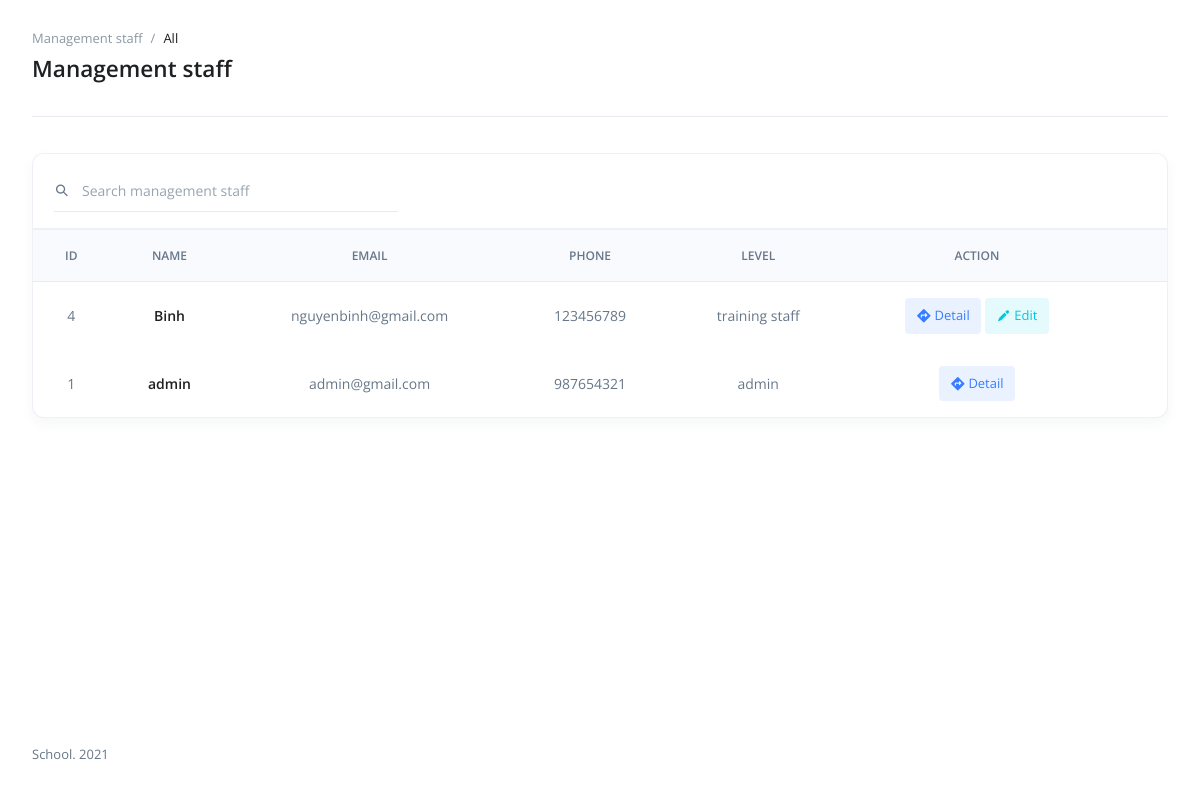
/index.php?controller=trainingStaff&action=index (signed in), run on the app's committed database.
### tables this page shows
CREATE TABLE `training_staff` (
  `id` int(10) UNSIGNED NOT NULL,
  `training_staff_name` varchar(250) NOT NULL,
  `training_staff_password` varchar(250) NOT NULL,
  `training_staff_email` varchar(250) NOT NULL,
  `training_staff_phone` int(15) NOT NULL,
  `level` tinyint(4) NOT NULL DEFAULT 1,
  `created_at` timestamp NULL DEFAULT current_timestamp(),
  `updated_at` timestamp NULL DEFAULT current_timestamp() ON UPDATE current_timestamp()
);

### Controllers/TrainingStaffController.php (called while the page is built, shortened)
<?php
class TrainingStaffController
{
    public function index()
    {
        $trainingStaffModel = new TrainingStaffModel();
        if (isset($_GET['keyword'])) {
            $keyword = $_GET['keyword'];
            $users = $trainingStaffModel->search($keyword);
        } else {
            $users = $trainingStaffModel->getAll();
        }
        include_once "Views/TrainingStaff/index.php";
    }
}

### router.php (called while the page is built, shortened)
<?php
class Router {
    public function run() {
        $defaultAction = "index";
        $action = isset($_REQUEST["action"]) && ($_REQUEST["action"]) ? $_REQUEST["action"] : $defaultAction;
        $controllerObject = new $controller();
        $controllerObject->$action();
    }
}

### index.php (called while the page is built, shortened)
<?php
include_once "models/Database.php";
include_once "controllers/TrainingStaffController.php";
include_once "models/TrainingStaffModel.php";
include_once "router.php";
$router = new Router();
$router->run();

### Models/Database.php (called while the page is built, shortened)
<?php
    class Database
    {
        public $conn;
        public function __construct()
        {
            if (!$this->conn) {
                try {
                    $serverName = self::DATABASE_SERVER;
                    $databaseName = self::DATABASE_NAME;
                    $username = self::DATABASE_USER;
                    $password = self::DATABASE_PASSWORD;
                    $this->conn = new PDO("mysql:host=$serverName;dbname=$databaseName", $username, $password);
                    $this->conn->setAttribute(PDO::ATTR_ERRMODE, PDO::ERRMODE_EXCEPTION);
                } catch (PDOException $e) {
                    echo $e->getMessage();
                    exit();
                }
            }
        }
    }

### Models/TrainingStaffModel.php (called while the page is built, shortened)
<?php
class TrainingStaffModel extends Database
{
    protected $table = "training_staff";
    public function getAll()
    {
        $sqlSelect = "SELECT * FROM $this->table ORDER BY id DESC";
        $stmt = $this->conn->prepare($sqlSelect);
        $stmt->execute();
        $users = $stmt->fetchAll();
        return $users;
    }
}

### Views/TrainingStaff/index.php (the view, shortened to what this page needs)
<?php require_once __DIR__ . "/../Layout/header.php" ?>
<main id="content" role="main" class="main">
    <div class="content container-fluid">
        <div class="page-header">
            <div class="row align-items-end">
                <div class="col-sm mb-2 mb-sm-0">
                    <nav aria-label="breadcrumb">
                        <ol class="breadcrumb breadcrumb-no-gutter">
                            <li class="breadcrumb-item"><a class="breadcrumb-link" href="<?php echo SITE_URL ?>index.php?controller=trainingStaff&action=index">Management staff</a></li>
                            <li class="breadcrumb-item active" aria-current="page">All</li>
                        </ol>
                    </nav>
                    <h1 class="page-header-title">Management staff</h1>
                </div>
            </div>
        </div>
        <div class="card">
            <div class="card-header">
                <div class="row justify-content-between align-items-center flex-grow-1">
                    <div class="col-sm-6 col-md-4 mb-3 mb-sm-0">
                        <form action="" method="GET">
                            <div class="input-group input-group-merge input-group-flush">
                                <div class="input-group-prepend">
                                    <div class="input-group-text">
                                        <i class="tio-search"></i>
                                    </div>
                                </div>
                                <input type="text" class="form-control" placeholder="Search management staff" name="keyword">
                            </div>
                        </form>
                    </div>
                </div>
            </div>
            <div class="table-responsive datatable-custom">
                <table id="datatable" class="table table-lg table-borderless table-thead-bordered table-nowrap table-align-middle card-table">
                    <thead class="thead-light">
                        <tr class="text-center">
                            <th>ID</th>
                            <th>Name</th>
                            <th>Email</th>
                            <th>Phone</th>
                            <th>Level</th>
                            <th>Action</th>
                            <th></th>
                        </tr>
                    </thead>
                    <tbody>
                        <?php
                        if (is_array($users) && !empty($users)) :
                            foreach ($users as $keyUser => $user) :
                        ?>
                                <tr class="text-center">
                                    <td><?php echo $user->id ?></td>
                                    <td class="h5"><?php echo $user->training_staff_name ?></td>
                                    <td><?php echo $user->training_staff_email ?></td>
                                    <td><?php echo $user->training_staff_phone ?></span></td>
                                    <td>
                                        <?php if ($user->level == 0) {
                                            echo "admin";
                                        } else {
                                            echo 'training staff';
                                        }  ?>
                                    </td>
                                    <td>
                                        <a class="btn btn-sm btn-soft-primary" href="<?php echo SITE_URL ?>index.php?controller=trainingStaff&action=detail&id=<?php echo $user->id ?>">
                                            <i class="tio-direction"></i> Detail
                                        </a>
                                        <?php if ($_SESSION['admin_email'] == $user->training_staff_email) : ?>
                                            <a class="btn btn-sm btn-soft-info" href="<?php echo SITE_URL ?>index.php?controller=trainingStaff&action=edit&id=<?php echo $user->id ?>">
                                                <i class="tio-edit"></i> Edit
                                            </a>
                                        <?php endif; ?>
                                    </td>
                                </tr>
                        <?php endforeach;
                        endif;  ?>
                    </tbody>
                </table>
            </div>
        </div>
    </div>
    <?php require_once __DIR__ . "/../Layout/footer.php" ?>

### data on the page
training_staff: id "4", training_staff_name "Binh", training_staff_email "nguyenbinh@gmail.com", training_staff_phone "123456789", level "training staff"
training_staff: id "1", training_staff_name "admin", training_staff_email "admin@gmail.com", training_staff_phone "987654321", level "admin"
